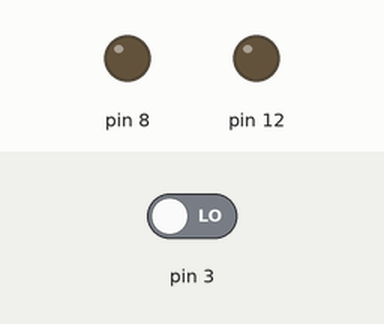
A sketch run on a simulated Arduino Uno, built with avr-gcc and run on an emulated ATmega328P. Shown: output pins drawn as LEDs (lit = HIGH). The inputs (shaded band) are chosen by the test bench; at power-on: pin 3 LOW.

Above: at 1.2 s.
1.3 s: pin 3 driven HIGH
At 1.8 s:
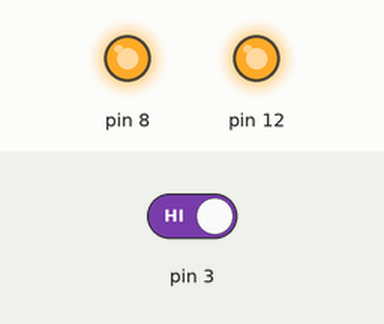
2.8 s: pin 3 driven LOW
At 4.1 s:
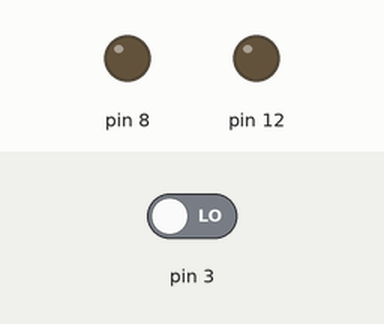
Timing chart, 0 to 5.8 s (numbered marks = the images above; inputs shaded):
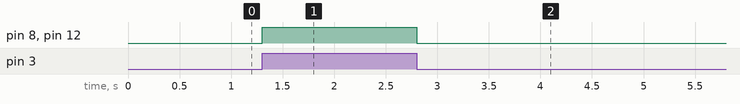

The sketch:

UsoDelLDRparaEncender2Led_Pag56_.ino
```cpp
 /* TRANSCRITO POR GUSTAVO JARRO CALLIZAYA*/
 /*DEL*/
 /*TEXTO: ROBOTICA CON ARDUINO 1 (SECUNDARIA COMUNITARIA PRODUCTIVA
 * ) "TECHHOME"*/
  /* PRACTICA: USO DE LDR PARA ENCENDER 2 LEDS
   *  PAGINA 56 DEL TEXTO*   */
int LDR;
void setup() {
  // put your setup code here, to run once:
pinMode(3,INPUT);
pinMode(8, OUTPUT);
pinMode(12, OUTPUT);
}


void loop() {
  // put your main code here, to run repeatedly:
LDR=digitalRead(3);
if(LDR==1){
  digitalWrite(8, HIGH);
  digitalWrite(12, HIGH);
}
else{
  digitalWrite(8, LOW);
  digitalWrite(12, LOW);
}
}
/*los led estaran encendidos mientras haya luz, si tapamos el LDR se los leds se apagaran*/
```

Measured:
- after the input at 1.3 s, pin 8, pin 12: LOW → HIGH at once
- after the input at 2.8 s, pin 8, pin 12: HIGH → LOW at once
